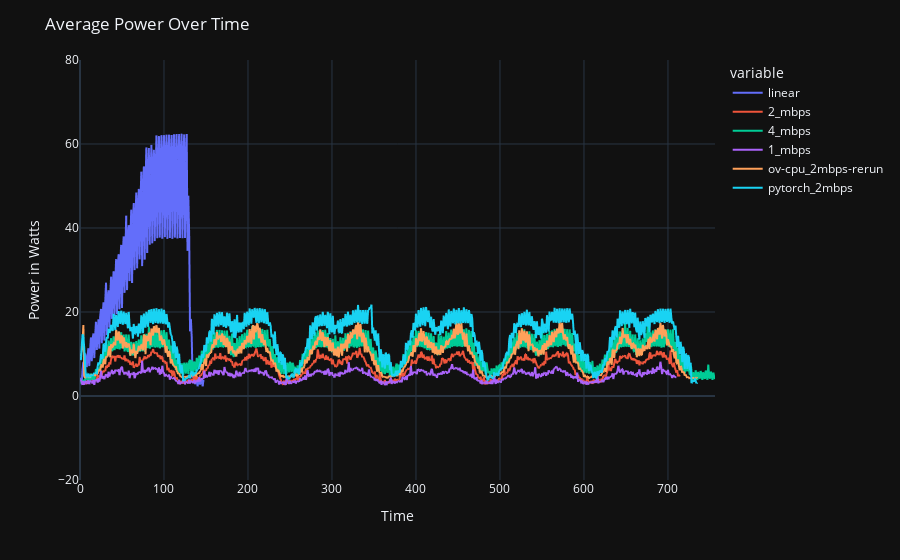
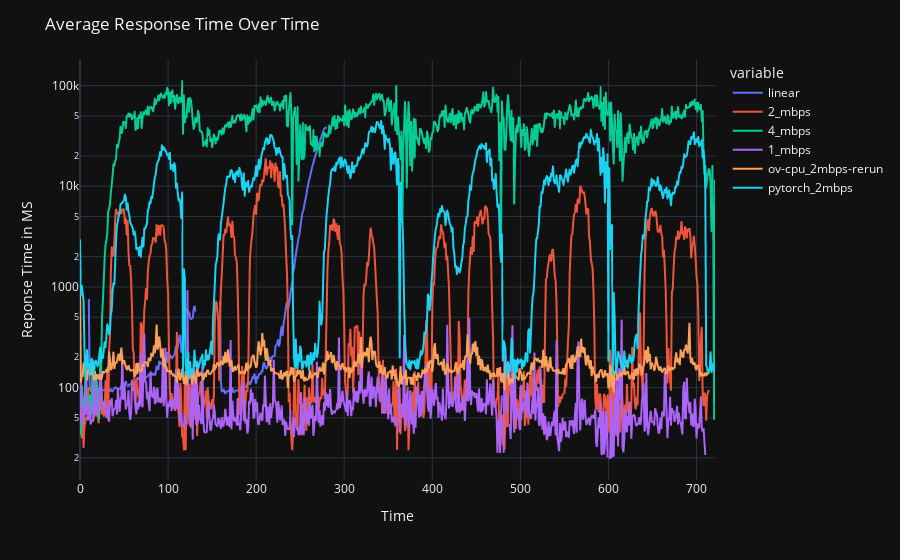

Here is the notebook cell these charts were saved with, in order:
### Code cell
#plot the graphs
import plotly.express as px
from matplotlib import pyplot as plt

power_df = pd.DataFrame.from_dict(total_power)
fig = px.line(power_df)
fig.update_layout(title='Average Power Over Time', xaxis_title='Time', yaxis_title='Power in Watts',
                  yaxis_range=[-20,80])
fig.show()

queue_df = pd.DataFrame.from_dict(response_time)
fig = px.line(queue_df, x=queue_df.index, y=queue_df.columns)
fig.update_layout(title='Average Response Time Over Time', xaxis_title='Time', yaxis_title='Reponse Time in MS', yaxis_type='log')
fig.show()

### Figure 1 — Plotly figure (JSON) as saved in the notebook; plotly's stock layout.template omitted (floating-point values rounded to 4 significant figures; data arrays with more than 128 entries replaced by an {"elided": "..."} marker saying what was removed)
{"data": [{"hovertemplate": "variable=linear<br>index=%{x}<br>value=%{y}<extra></extra>", "legendgroup": "linear", "line": {"color": "#636efa", "dash": "solid"}, "marker": {"symbol": "circle"}, "mode": "lines", "name": "linear", "showlegend": true, "x": {"elided": "757 int values"}, "xaxis": "x", "y": {"elided": "757 float values"}, "yaxis": "y", "type": "scattergl"}, {"hovertemplate": "variable=2_mbps<br>index=%{x}<br>value=%{y}<extra></extra>", "legendgroup": "2_mbps", "line": {"color": "#EF553B", "dash": "solid"}, "marker": {"symbol": "circle"}, "mode": "lines", "name": "2_mbps", "showlegend": true, "x": {"elided": "757 int values"}, "xaxis": "x", "y": {"elided": "757 float values"}, "yaxis": "y", "type": "scattergl"}, {"hovertemplate": "variable=4_mbps<br>index=%{x}<br>value=%{y}<extra></extra>", "legendgroup": "4_mbps", "line": {"color": "#00cc96", "dash": "solid"}, "marker": {"symbol": "circle"}, "mode": "lines", "name": "4_mbps", "showlegend": true, "x": {"elided": "757 int values"}, "xaxis": "x", "y": {"elided": "757 float values"}, "yaxis": "y", "type": "scattergl"}, {"hovertemplate": "variable=1_mbps<br>index=%{x}<br>value=%{y}<extra></extra>", "legendgroup": "1_mbps", "line": {"color": "#ab63fa", "dash": "solid"}, "marker": {"symbol": "circle"}, "mode": "lines", "name": "1_mbps", "showlegend": true, "x": {"elided": "757 int values"}, "xaxis": "x", "y": {"elided": "757 float values"}, "yaxis": "y", "type": "scattergl"}, {"hovertemplate": "variable=ov-cpu_2mbps-rerun<br>index=%{x}<br>value=%{y}<extra></extra>", "legendgroup": "ov-cpu_2mbps-rerun", "line": {"color": "#FFA15A", "dash": "solid"}, "marker": {"symbol": "circle"}, "mode": "lines", "name": "ov-cpu_2mbps-rerun", "showlegend": true, "x": {"elided": "757 int values"}, "xaxis": "x", "y": {"elided": "757 float values"}, "yaxis": "y", "type": "scattergl"}, {"hovertemplate": "variable=pytorch_2mbps<br>index=%{x}<br>value=%{y}<extra></extra>", "legendgroup": "pytorch_2mbps", "line": {"color": "#19d3f3", "dash": "solid"}, "marker": {"symbol": "circle"}, "mode": "lines", "name": "pytorch_2mbps", "showlegend": true, "x": {"elided": "757 int values"}, "xaxis": "x", "y": {"elided": "757 float values"}, "yaxis": "y", "type": "scattergl"}], "layout": {"xaxis": {"anchor": "y", "domain": [0.0, 1.0], "title": {"text": "Time"}}, "yaxis": {"anchor": "x", "domain": [0.0, 1.0], "title": {"text": "Power in Watts"}, "range": [-20, 80]}, "legend": {"title": {"text": "variable"}, "tracegroupgap": 0}, "margin": {"t": 60}, "title": {"text": "Average Power Over Time"}}}

### Figure 2 — Plotly figure (JSON) as saved in the notebook; plotly's stock layout.template omitted (floating-point values rounded to 4 significant figures; data arrays with more than 128 entries replaced by an {"elided": "..."} marker saying what was removed)
{"data": [{"hovertemplate": "variable=linear<br>index=%{x}<br>value=%{y}<extra></extra>", "legendgroup": "linear", "line": {"color": "#636efa", "dash": "solid"}, "marker": {"symbol": "circle"}, "mode": "lines", "name": "linear", "showlegend": true, "x": {"elided": "722 int values"}, "xaxis": "x", "y": {"elided": "722 float values"}, "yaxis": "y", "type": "scattergl"}, {"hovertemplate": "variable=2_mbps<br>index=%{x}<br>value=%{y}<extra></extra>", "legendgroup": "2_mbps", "line": {"color": "#EF553B", "dash": "solid"}, "marker": {"symbol": "circle"}, "mode": "lines", "name": "2_mbps", "showlegend": true, "x": {"elided": "722 int values"}, "xaxis": "x", "y": {"elided": "722 float values"}, "yaxis": "y", "type": "scattergl"}, {"hovertemplate": "variable=4_mbps<br>index=%{x}<br>value=%{y}<extra></extra>", "legendgroup": "4_mbps", "line": {"color": "#00cc96", "dash": "solid"}, "marker": {"symbol": "circle"}, "mode": "lines", "name": "4_mbps", "showlegend": true, "x": {"elided": "722 int values"}, "xaxis": "x", "y": {"elided": "722 float values"}, "yaxis": "y", "type": "scattergl"}, {"hovertemplate": "variable=1_mbps<br>index=%{x}<br>value=%{y}<extra></extra>", "legendgroup": "1_mbps", "line": {"color": "#ab63fa", "dash": "solid"}, "marker": {"symbol": "circle"}, "mode": "lines", "name": "1_mbps", "showlegend": true, "x": {"elided": "722 int values"}, "xaxis": "x", "y": {"elided": "722 float values"}, "yaxis": "y", "type": "scattergl"}, {"hovertemplate": "variable=ov-cpu_2mbps-rerun<br>index=%{x}<br>value=%{y}<extra></extra>", "legendgroup": "ov-cpu_2mbps-rerun", "line": {"color": "#FFA15A", "dash": "solid"}, "marker": {"symbol": "circle"}, "mode": "lines", "name": "ov-cpu_2mbps-rerun", "showlegend": true, "x": {"elided": "722 int values"}, "xaxis": "x", "y": {"elided": "722 float values"}, "yaxis": "y", "type": "scattergl"}, {"hovertemplate": "variable=pytorch_2mbps<br>index=%{x}<br>value=%{y}<extra></extra>", "legendgroup": "pytorch_2mbps", "line": {"color": "#19d3f3", "dash": "solid"}, "marker": {"symbol": "circle"}, "mode": "lines", "name": "pytorch_2mbps", "showlegend": true, "x": {"elided": "722 int values"}, "xaxis": "x", "y": {"elided": "722 float values"}, "yaxis": "y", "type": "scattergl"}], "layout": {"xaxis": {"anchor": "y", "domain": [0.0, 1.0], "title": {"text": "Time"}}, "yaxis": {"anchor": "x", "domain": [0.0, 1.0], "title": {"text": "Reponse Time in MS"}, "type": "log"}, "legend": {"title": {"text": "variable"}, "tracegroupgap": 0}, "margin": {"t": 60}, "title": {"text": "Average Response Time Over Time"}}}
